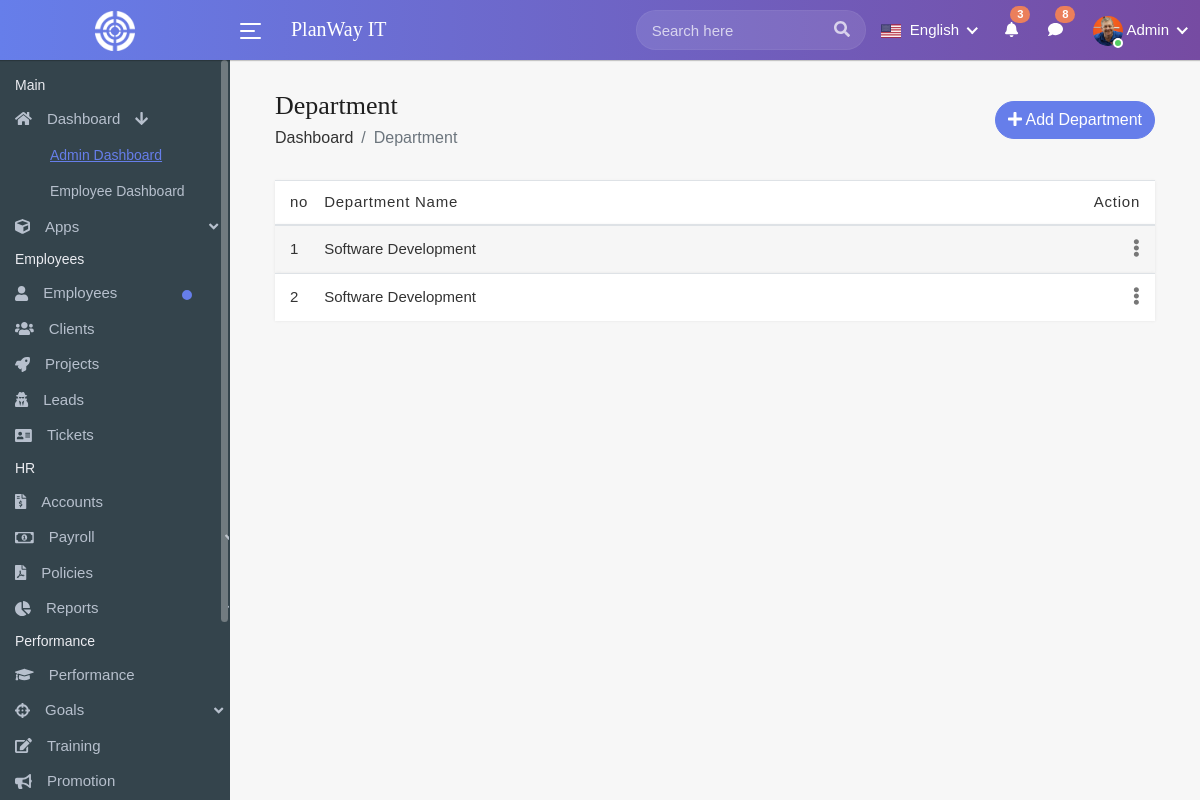
Screenshot of /employee/department-list/ (signed in) with the database file from the repository.
### employee/models.py (models this page shows, shortened)
class Department(models.Model):
    department_name = models.CharField(max_length=200)
    create_at = models.DateField(auto_now_add=True)
    is_delete = models.BooleanField(default=False)

### employee/views.py (the view)
# urls.py: path('department-list/', views.DepartmentList.as_view(), name='department_list'),
class DepartmentList(View):
    @method_decorator(login_required)
    def dispatch(self, request, *args, **kwargs):
        return super().dispatch(request, *args, **kwargs)
    def get(self, request):
        departments = Department.objects.all().filter(is_delete = False)[::-1]
        context={
            "departments":departments
        }
        return render(request, "department/departments.html", context)

### employee/templates/department/departments.html (shortened to what this page needs)
{% extends 'base/base.html' %}
{% load static %}
{% block content %}
    <div class="content container-fluid">
        <div class="page-header">
            <div class="row align-items-center">
                <div class="col">
                    <h3 class="page-title">Department</h3>
                    <ul class="breadcrumb">
                        <li class="breadcrumb-item"><a href="index.html">Dashboard</a></li>
                        <li class="breadcrumb-item active">Department</li>
                    </ul>
                </div>
                <div class="col-auto float-right ml-auto">
                    <a href="departments.html#" class="btn add-btn" data-toggle="modal"
                       data-target="#add_department"><i class="fa fa-plus"></i> Add Department</a>
                </div>
            </div>
        </div>
        <div class="row">
            <div class="col-md-12">
                <div>
                    <table class="table table-striped custom-table mb-0" id="department_table">
                        <thead>
                        <tr>
                            <th style="width: 30px;">no</th>
                            <th>Department Name</th>
                            <th class="text-right">Action</th>
                        </tr>
                        </thead>
                        <tbody>
                        {% for d in departments %}
                            <tr>
                                <td>{{ forloop.counter }}</td>
                                <td>{{ d.department_name }}</td>
                                <td class="text-right">
                                    <div class="dropdown dropdown-action">
                                        <a href="departments.html#" class="action-icon dropdown-toggle"
                                           data-toggle="dropdown" aria-expanded="false"><i class="fa fa-ellipsis-v"></i></a>
                                    </div>
                                </td>
                            </tr>
                        {% endfor %}
                        </tbody>
                    </table>
                </div>
            </div>
        </div>
    </div>
{% endblock %}

### rows the page displays
Department: department_name "Software Development"
Department: department_name "Software Development"
